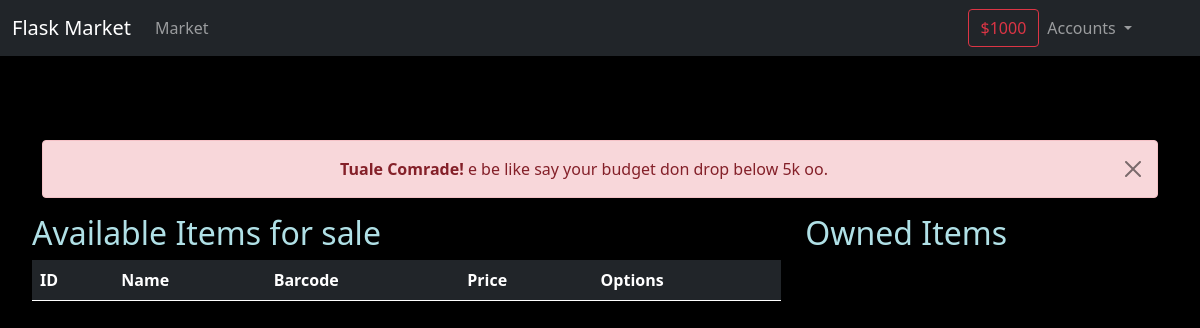
Before: / (signed in) with the older database file.
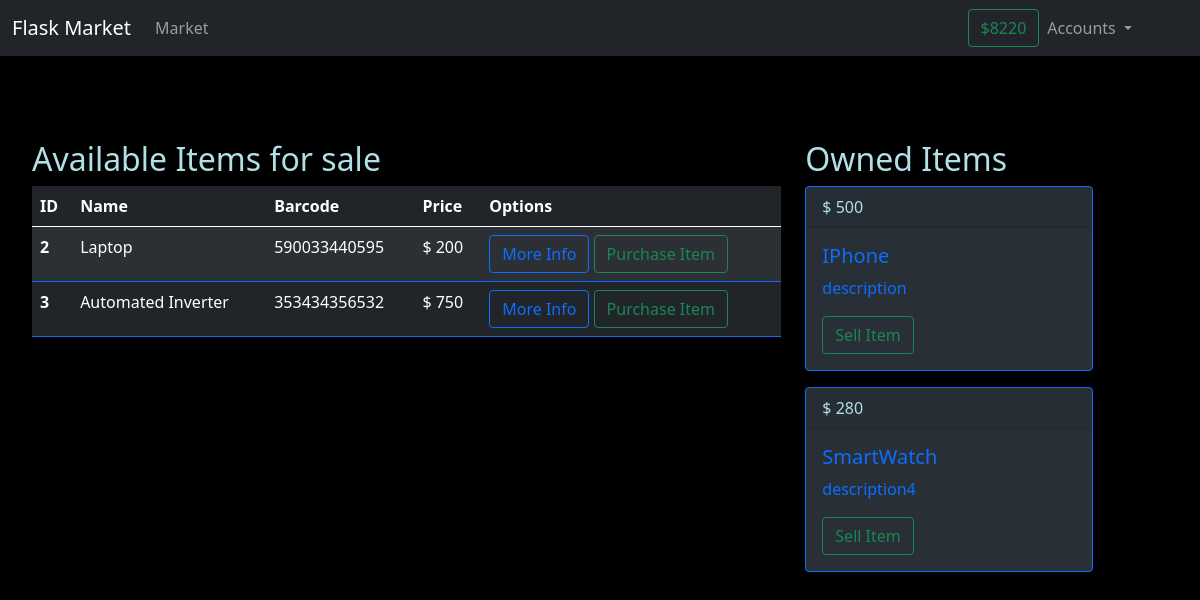
After: the same page with the newer database file.
### market/models.py (models this page shows, shortened)
class User(db.Model, UserMixin):
    id = db.Column(db.Integer(), primary_key=True)
    username = db.Column(db.String(20), nullable=False, unique=True)
    email = db.Column(db.String(50), nullable=False, unique=True)
    password_hash = db.Column(db.String(60), nullable=False)
    budget = db.Column(db.Integer(), nullable=False, default=1000)
    items = db.relationship('MarketModel', backref='owner_user', lazy=True)
    @property
    def password(self):
        return self.password

class MarketModel(db.Model):
    id = db.Column(db.Integer(), primary_key=True)
    name = db.Column(db.String(100), nullable=False)
    barcode = db.Column(db.String(20), nullable=False, unique=True)
    price = db.Column(db.Integer(), nullable=False, unique=True)
    description = db.Column(db.String(100), nullable=False)
    owner = db.Column(db.Integer(), db.ForeignKey('user.id'))

### market/routes.py (the view, shortened to what this page needs)
@app.route('/', methods=['GET', 'POST'])
@login_required
def index():
    selling_form = SellForm()
    purchase_form = PurchaseForm()
    if request.method=='GET':
        item = MarketModel.query.filter_by(owner=None)
        owned_items = MarketModel.query.filter_by(owner=current_user.id)
        return render_template('index.html', items=item, purchase_form=purchase_form, owned_items=owned_items, selling_form=selling_form)

### market/models.py (called while the page is built)
@login_manager.user_loader
def load_user(user_id):
    return User.query.get(int(user_id))

### market/templates/index.html (shortened to what this page needs)
{% extends 'base.html' %}
{% block content %}
<div class="row" style="margin-left:20px; margin-right:20px">
  <div class="col-8">
    <h2>Available Items for sale</h2>
        <table class="table table-dark border-primary table-striped">
            <thead>
                <tr>
                  <th scope="col">ID</th>
                  <th scope="col">Name</th>
                  <th scope="col">Barcode</th>
                  <th scope="col">Price</th>
                  <th scope="col">Options</th>
                </tr>
              </thead>
              <tbody>
                {% for item in items %}
                <tr>
                  <th scope="row">{{item.id}}</th>
                  <td>{{item.name}}</td>
                  <td>{{item.barcode}}</td>
                  <td>$ {{item.price}}</td>
                  <td><button type="button" class="btn btn-outline-primary" data-bs-toggle="modal" data-bs-target="#infoModal-{{item.id}}">
                    More Info
                  </button>
                    <button type="button" class="btn btn-outline-success" data-bs-toggle="modal" data-bs-target="#purchaseModal-{{item.id}}">Purchase Item</button></td>
                </tr>
                {% endfor %}
              </tbody>
          </table>
  </div>
  <div class="col-4">
    <h2>Owned Items</h2>
          <tbody>
            {% for item in owned_items %}
            <div class="card border-primary mb-3" style="max-width: 18rem;">
              <div class="card-header">$ {{item.price}}</div>
              <div class="card-body text-primary">
                <h5 class="card-title">{{item.name}}</h5>
                <p class="card-text">{{item.description}}</p>
                <button type="button" class="btn btn-outline-success" data-bs-toggle="modal" data-bs-target="#sellModal-{{item.id}}">Sell Item</button></td>
              </div>
            </div>
            {% endfor %}
</div>
</div>
{% endblock content %}

### market/templates/base.html (shortened to what this page needs)
<!doctype html>
<html lang="en">
  <head>
    <link href="https://cdn.jsdelivr.net/npm/bootstrap@5.0.2/dist/css/bootstrap.min.css" rel="stylesheet">
    <link href="{{ url_for('static', filename='css/main.css') }}" rel="stylesheet" >
  </head>
  <body>
    <nav class="navbar navbar-expand-lg navbar-dark bg-dark">
        <div class="container-fluid">
          <a class="navbar-brand" href="/">Flask Market</a>
          <div class="collapse navbar-collapse" id="navbarSupportedContent">
            <ul class="navbar-nav me-auto mb-2 mb-lg-0">
              <li class="nav-item">
                <a class="nav-link" href="/">Market</a>
              </li>
            </ul>
          {% if current_user.is_authenticated %}
                {% if current_user.budget < 5000 %}
                <button class="btn btn-outline-danger">${{current_user.budget}}</button>
                {% else %}
                  <button class="btn btn-outline-success">${{current_user.budget}}</button>
                {% endif %}
           {% endif %}
            <li class="nav-item dropdown navbar-nav me-5 mb-2 mb-lg-0">
              <a class="nav-link dropdown-toggle" href="#" id="navbarDropdown" role="button" data-bs-toggle="dropdown" aria-expanded="false">
                Accounts
              </a>
            </li>
          </div>
        </div>
      </nav>
      <br/>
      {% if current_user.is_authenticated %}
          {% if current_user.budget <= 1000 and current_user.budget > 500 %}
              <div class="container text-center">
                    <div class="alert alert-danger alert-dismissible fade show" role="alert">
                        <strong>Tuale Comrade!</strong> e be like say your budget don drop below 5k oo.
                        <button type="button" class="btn-close" data-bs-dismiss="alert" aria-label="Close"></button>
                      </div>
              </div>
          {% endif %}
      {% endif %}
      {% block content %}
      {% endblock %}
  </body>
</html>

### market/static/css/main.css (style rules this page uses)
body { background-color: black; color: powderblue; }
nav { margin-bottom: 5%; }
.card { background-color: rgb(40, 47, 55); }

Changed rows visible on the page:
changed User: budget "1000" → "8220"
now on this page (row edited): MarketModel: id "2", name "Laptop", barcode "590033440595", price "200", shown under "Available Items for sale"
added MarketModel: id "3", name "Automated Inverter", barcode "353434356532", price "750", shown under "Available Items for sale"
now on this page (row edited): MarketModel: price "500", name "IPhone", description "description", shown under "Owned Items"
added MarketModel: price "280", name "SmartWatch", description "description4", shown under "Owned Items"
Other visible differences:
text no longer shown: "Tuale Comrade! e be like say your budget don drop below 5k oo."
